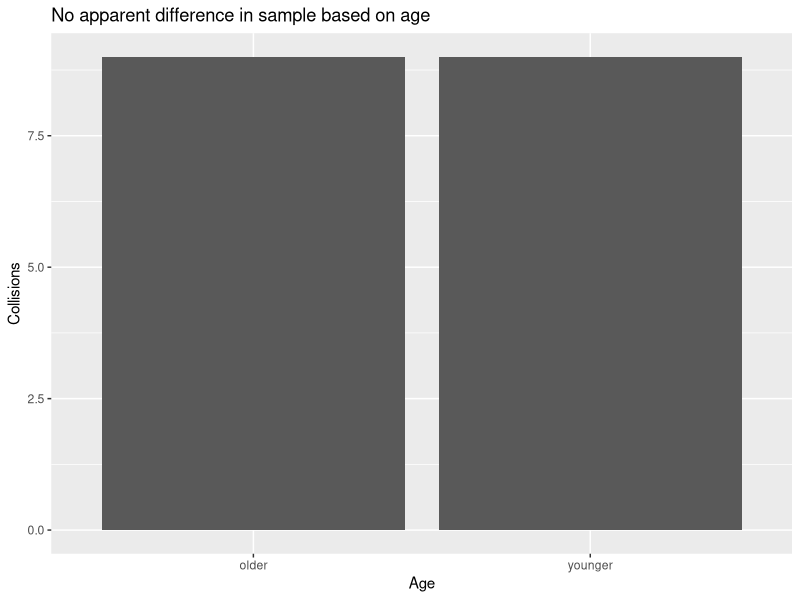
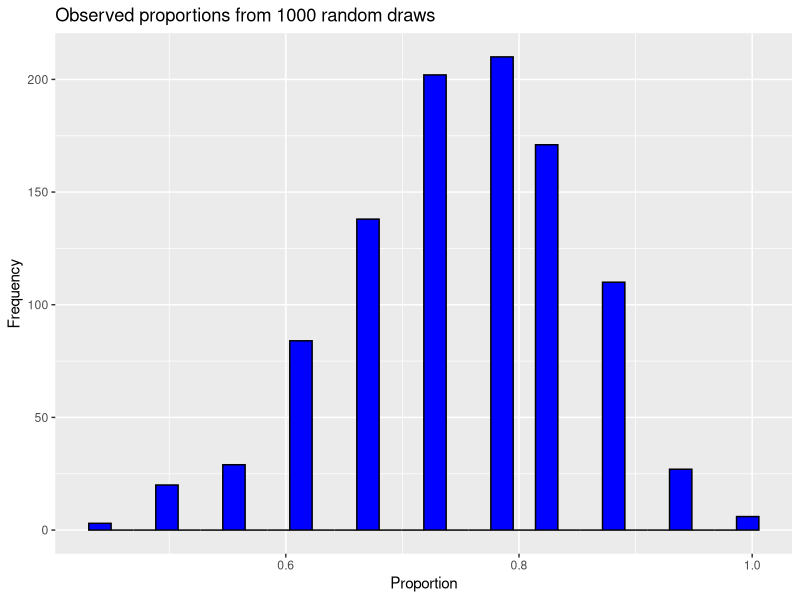

Write the R code that produced these figures, in order.
## ---- chunk 1
9/18
## ---- chunk 2
library(ggplot2)
finch_data <- data.frame(age = c("younger", "older"), collisions = c(9,9))
ggplot(finch_data, aes (x=age, y = collisions))+
  geom_col()+
  labs(x="Age", y= "Collisions", title = "No apparent difference in sample based on age")
## ---- chunk 3
choices <- c(rep(0,1),rep(1,3))
number_of_draws <- 18
number_of_simulations <- 1000

sampling_experiment<- data.frame("observed_proportion" = rep(NA, number_of_simulations))
for(i in 1:number_of_simulations){
sampling_experiment$observed_proportion[i] = sum(sample(choices,number_of_draws, replace=T))/number_of_draws
}
## ---- chunk 4
head(sampling_experiment$observed_proportion)
## ---- chunk 5
ggplot(sampling_experiment,
              aes(x=observed_proportion)) +
  geom_histogram( fill="blue", color="black") +
  labs(title="Observed proportions from 1000 random draws",
       x= "Proportion",
       y= "Frequency")

